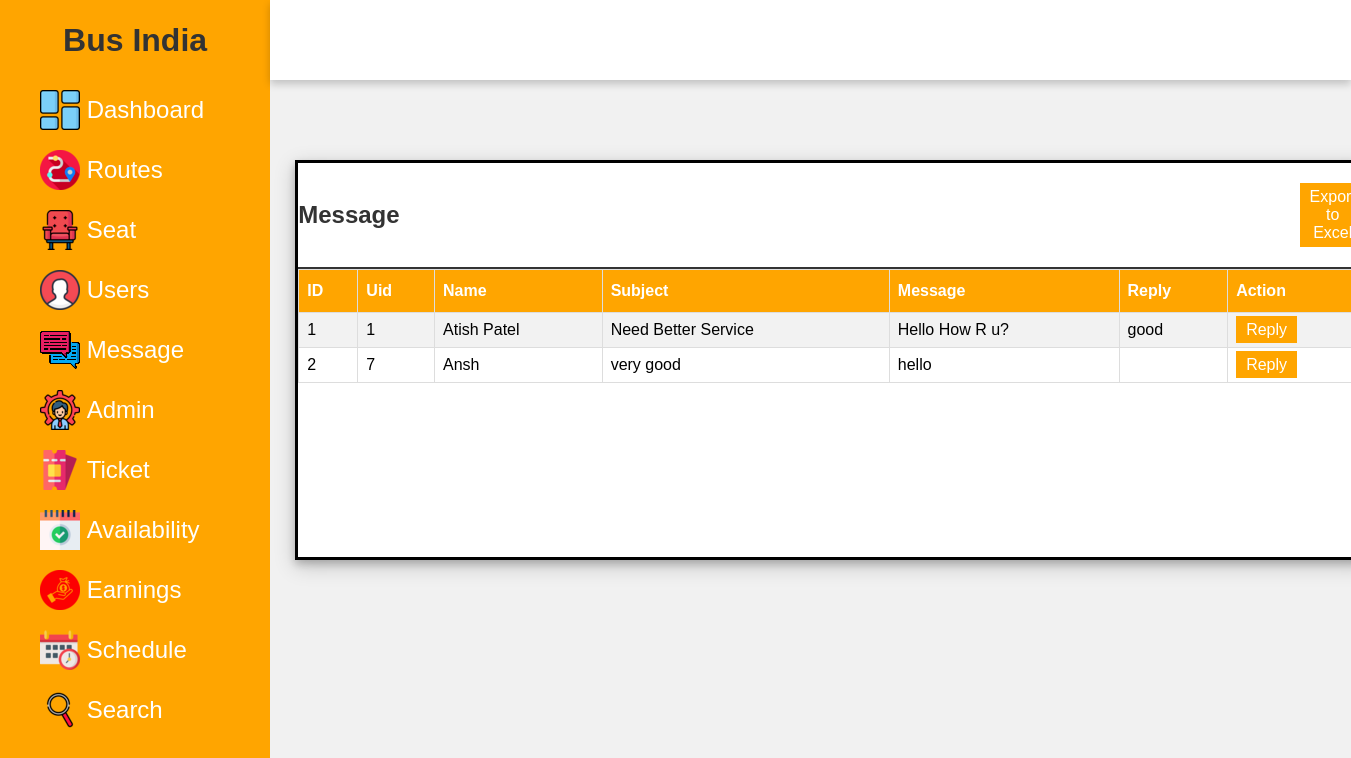
Screenshot of /admin/message.php (signed in) with the database file from the repository.
### tables this page shows
CREATE TABLE IF NOT EXISTS `message` (
  `id` int NOT NULL AUTO_INCREMENT,
  `uid` int NOT NULL,
  `name` varchar(50) NOT NULL,
  `email` varchar(50) NOT NULL,
  `number` int NOT NULL,
  `subject` varchar(20) NOT NULL,
  `message` varchar(100) NOT NULL,
  `reply` varchar(100) NOT NULL,
  PRIMARY KEY (`id`)
);

### admin/message.php (the view, shortened to what this page needs)
<!DOCTYPE html>
<html lang="en">
<head>
    <link rel="stylesheet" href="style.css">
    <?php
    include('includes/sidebar.php');
     include('includes/topbar.php');
     include('config/dbcon.php');
     ?>
</head>
<body>
    <div class="container">
        <div class="content">
            <div class="content-2" style="padding-top:80px">
                <div class="recent-payments" style="padding-top: -7px;">
                    <div class="title">
                        <h2>Message</h2>
                        <a href="export/exportticket.php"  class="btn btn-primary btn-sm float-right" style="margin-right: 2px;margin-left: 900px;">Export to Excel </a>
                    </div>
                    <table id="customers">
                        <tr>
                            <th>ID</th>
                            <th>Uid</th>
                            <th>Name</th>
                            <th>Subject</th>
                            <th>Message</th>
                            <th>Reply</th>
                            <th>Action</th>
                        </tr><?php
                                                    $query = "SELECT * FROM message";
                                                    $query_run = mysqli_query($con, $query);
                                                    if(mysqli_num_rows($query_run)>0)
                                                    {
                                                        foreach($query_run as $row)
                                                        {
                                                ?>
                                            <tr>
                                                <td><?php echo $row['id']; ?></td>
                                                <td><?php echo $row['uid']; ?></td>
                                                <td><?php echo $row['name']; ?></td>
                                                <td><?php echo $row['subject']; ?></td>
                                                <td><?php echo $row['message']; ?></td>
                                                <td><?php echo $row['reply']; ?></td>
                                                <td><a href="reply.php?reply_id=<?php echo $row['id']; ?>" class="btn btn-info">Reply</a>
                                            </tr>
                                                <?php
                                                    }
                                                    }else{
                                                    ?>
                                                    <tr>
                                                        <td>No data Found</td>
                                                    </tr>
                                                    <?php
                                                        }
                                                ?>
             </table>
                </div>
            </div>
        </div>
    </div>
</body>
</html>

### admin/css/style.css (style rules this page uses)
* { margin: 0; padding: 0; box-sizing: border-box; font-family: 'Poppins', sans-serif; }
body { min-height: 100vh; }
a { text-decoration: none; color: white; }
h1, h2 { color: #333; }
.btn { background: #ffa500; color: white; padding: 5px 10px; text-align: center; }
.title { display: flex; align-items: center; justify-content: space-around; padding-top: 20px; padding-bottom: 20px; border-bottom: 2px solid #333; }
table { padding: 10px; }
th, td { text-align: left; padding: 8px; }
.container { position: absolute; right: 0; width: 80vw; height: 100vh; background: #f1f1f1; }
.container .content { position: relative; margin-top: 10vh; min-height: 90vh; background: #f1f1f1; }
.container .content .content-2 { min-height: 60vh; display: flex; justify-content: space-around; align-items: flex-start; flex-wrap: wrap; }
.container .content .content-2 .recent-payments { min-height: 50vh; flex: 5; background: white; margin: 0 25px 25px 25px; box-shadow: 0 4px 8px 0 rgba(0, 0, 0, 0.2), 0 6px 20px 0 rgba(0, 0, 0, 0.19); border: 3px solid #000000; display: flex; flex-direction: column; }

### admin/message.php (style rules this page uses)
#customers { font-family: Arial, Helvetica, sans-serif; border-collapse: collapse; width: 100%; }
#customers td, #customers th { border: 1px solid #ddd; padding: 8px; }
#customers tr:nth-child(even) { background-color: #f2f2f2; }
#customers th { padding-top: 12px; padding-bottom: 12px; text-align: left; background-color: #ffa500; color: white; }

### rows the page displays
message: id "1", uid "1", name "Atish Patel", subject "Need Better Service", message "Hello How R u?", reply "good"
message: id "2", uid "7", name "Ansh", subject "very good", message "hello"
